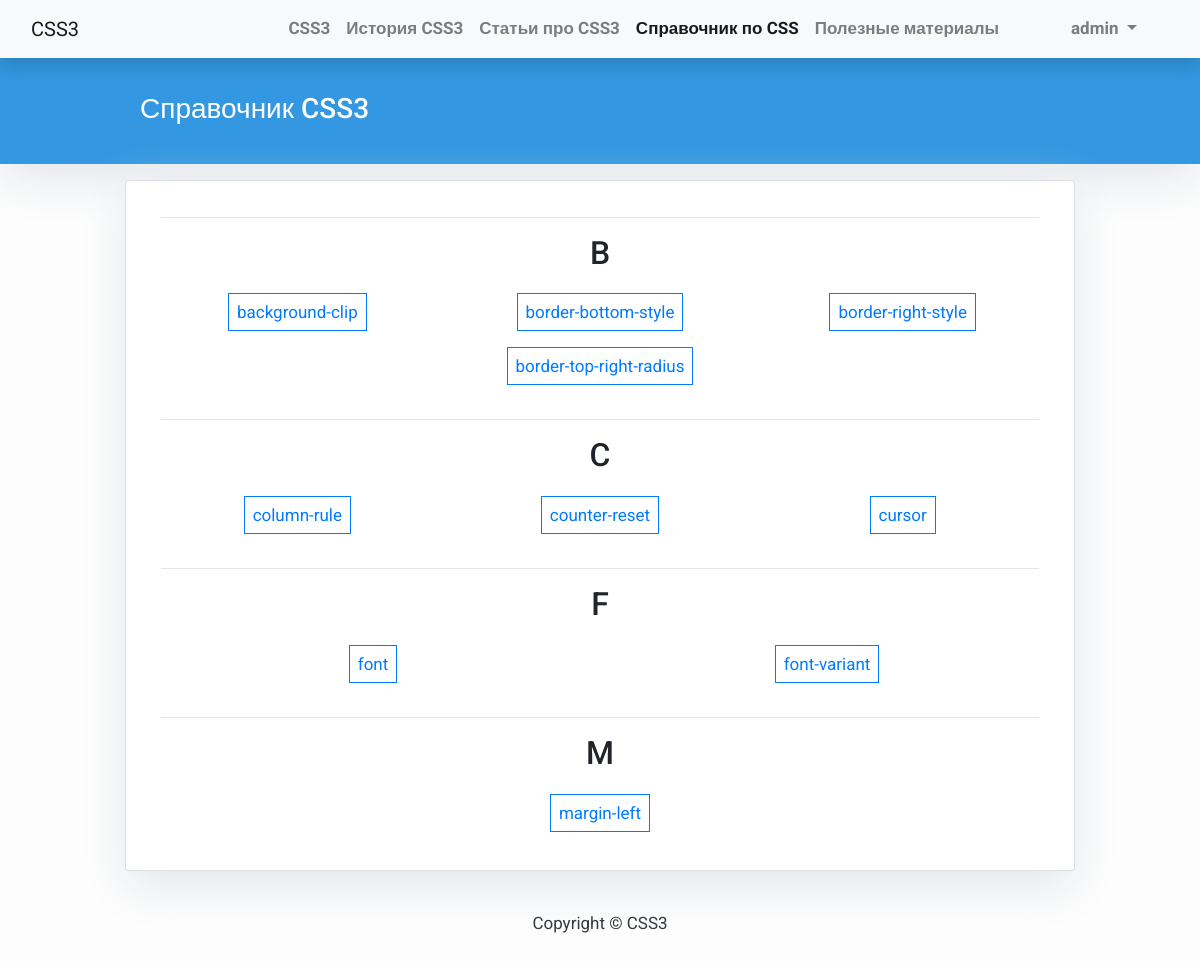
The app's page /properties/ (signed in) with its own data.
### blog/models.py (models this page shows, shortened)
class Property(models.Model):
    title = models.CharField(max_length=250, unique=True, verbose_name='Название')
    slug = models.SlugField(max_length=250, unique=True, verbose_name='Слаг')
    body = tinymce_models.HTMLField(verbose_name='Текст')
    objects = models.Manager()
    class Meta:
        verbose_name = 'CSS свойство'
        verbose_name_plural = 'CSS свойства'
    def first_letter(self):
        return self.title[0]

### blog/views.py (the view)
# urls.py: path('properties/', views.PropertyList.as_view(), name='property_list'),
class PropertyList(generic.ListView):
    queryset = Property.objects.order_by('title')
    template_name = 'blog/property_list.html'

### templates/blog/property_list.html
{% extends "base.html" %}
{% load bootstrap4 %}
{% block content %}
{% include "widgets/header.html" with title='Справочник CSS3' %}
{% regroup property_list by first_letter as list_groups %}
<div class="container">
    <div class="row justify-content-md-center">
        <div class="col-md-10 card mb-4 mt-3">
            <div class="card-body">
                {% for group in list_groups %}
                <hr>
                <div class="text-center mb-4">
                    <h2>{{ group.grouper|capfirst }}</h2>
                </div>
                {% for item in group.list %}
                {% if forloop.counter0|divisibleby:3 and not forloop.first %}
            </div>
            {% endif %}
            {% if forloop.counter0|divisibleby:3%}
            <div class="row">
                {% endif %}
                <div class="col text-center mb-4 mt-1">
                    <a class="border border-primary p-2" href="{% url 'blog:property_detail' item.slug %}">
                        {{ item.title }}</a>
                </div>
                {% if forloop.last %}
            </div>
            {% endif %}
            {% endfor %}
            {% endfor %}
        </div>
    </div>
</div>
</div>
{% endblock %}

### templates/base.html (shortened to what this page needs)
{% load bootstrap4 %}
{% load staticfiles %}
<!DOCTYPE html>
<html>
<head>
    {% bootstrap_css %}
    <link href="https://stackpath.bootstrapcdn.com/font-awesome/4.7.0/css/font-awesome.min.css" rel="stylesheet">
    <link href="{% static 'css/base.css' %}" rel="stylesheet">
</head>
<body>
<nav class="navbar navbar-expand-lg navbar-light bg-light shadow" id="mainNav">
    <div class="container-fluid">
        <a class="navbar-brand" href="{% url 'blog:post_list' %}">CSS3</a>
        <div class="collapse navbar-collapse" id="navbarResponsive">
            <ul class="navbar-nav ml-auto">
                <li class="nav-item text-black">
                    <a class="nav-link text-black font-weight-bold {% if request.resolver_match.url_name == 'index' %} active {% endif %}"
                       href="{% url 'blog:index' %}">CSS3</a>
                </li>
                <li class="nav-item text-black">
                    <a class="nav-link text-black font-weight-bold {% if request.resolver_match.url_name == 'history' %} active {% endif %}"
                       href="{% url 'blog:history' %}">История CSS3</a>
                </li>
                <li class="nav-item text-black">
                    <a class="nav-link text-black font-weight-bold {% if request.resolver_match.url_name == 'post_list' %} active {% endif %}"
                       href="{% url 'blog:post_list' %}">Статьи про CSS3</a>
                </li>
                <li class="nav-item text-black">
                    <a class="nav-link text-black font-weight-bold {% if request.resolver_match.url_name == 'property_list' %} active {% endif %}"
                       href="{% url 'blog:property_list' %}">Справочник по CSS</a>
                </li>
                <li class="nav-item text-black">
                    <a class="nav-link text-black font-weight-bold {% if request.resolver_match.url_name == 'resources' %} active {% endif %}"
                       href="{% url 'blog:resources' %}">Полезные материалы</a>
                </li>
                {% if request.user.is_authenticated %}
                <li class="nav-item dropdown">
                    <a class="nav-link dropdown-toggle text-black font-weight-bold ml-5 mr-3 pl-3 pr-3" href="#"
                       role="button" data-toggle="dropdown"
                       aria-haspopup="true" aria-expanded="false">
                        {{ request.user.username }}
                    </a>
                </li>
                {% else %}
                <a class="nav-link text-black font-weight-bold ml-5 mr-3 pl-3 pr-3" href="{% url 'login' %}">Авторизоваться</a>
                {% endif %}
            </ul>
        </div>
    </div>
</nav>
{% block content %}{% endblock content %}
<footer class="py-3 bg-grey">
    <p class="m-0 text-dark text-center ">Copyright &copy; CSS3</p>
</footer>
</body>
</html>

### static/css/base.css (style rules this page uses)
body { font-family: "Roboto", sans-serif; font-size: 17px; background-color: #fdfdfd; }
.shadow { box-shadow: 0 4px 2px -2px rgba(0, 0, 0, 0.1); }
.card { box-shadow: 0 16px 48px #E3E7EB; }
body { min-height: 100vh; position: relative; margin: 0; padding-bottom: 100px; }
footer { display: block; position: absolute; bottom: 0; height: 100px; width: 100%; }

### records on screen
Property: title "background-clip"
Property: title "border-bottom-style"
Property: title "border-right-style"
Property: title "border-top-right-radius"
Property: title "column-rule"
Property: title "counter-reset"
Property: title "cursor"
Property: title "font"
Property: title "font-variant"
Property: title "margin-left"

### other values on screen
{{ request.user.username }} "admin"
{{ title }} "Справочник CSS3"
{{ group.grouper|capfirst }} "B" "C" "F" "M"
